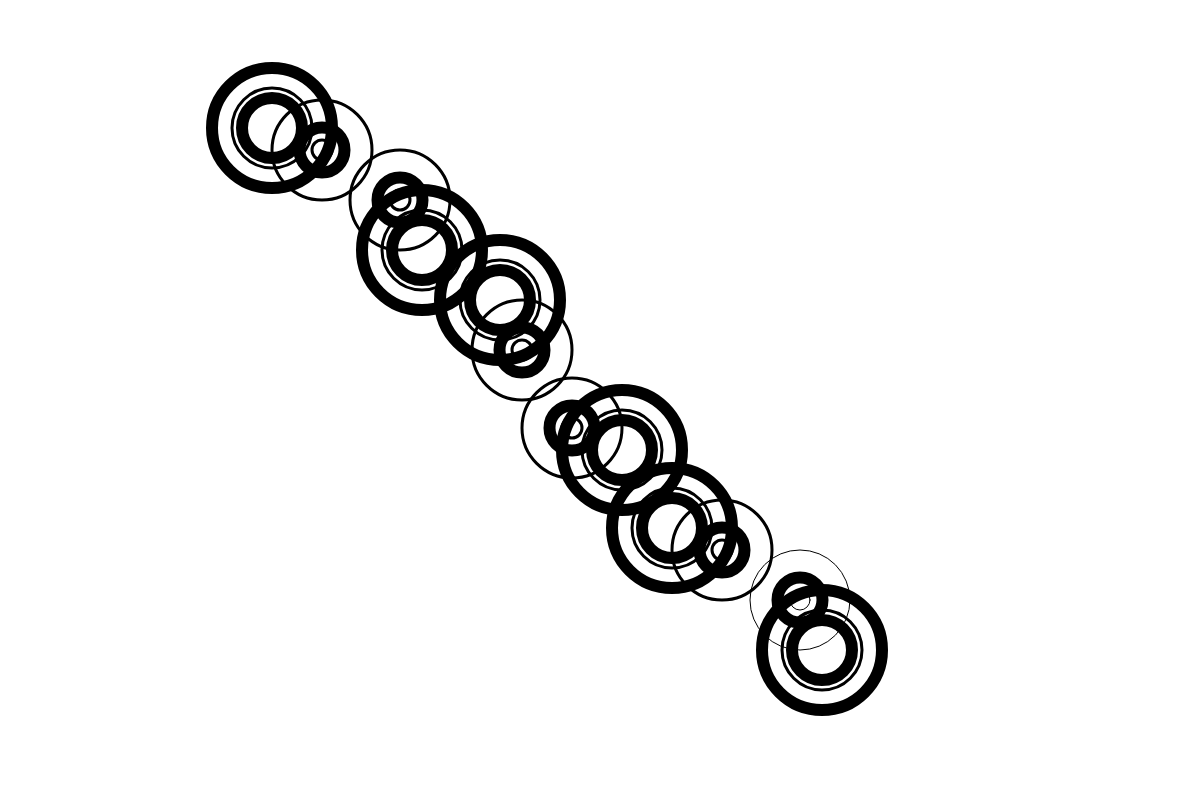
Frame 1 (no input)
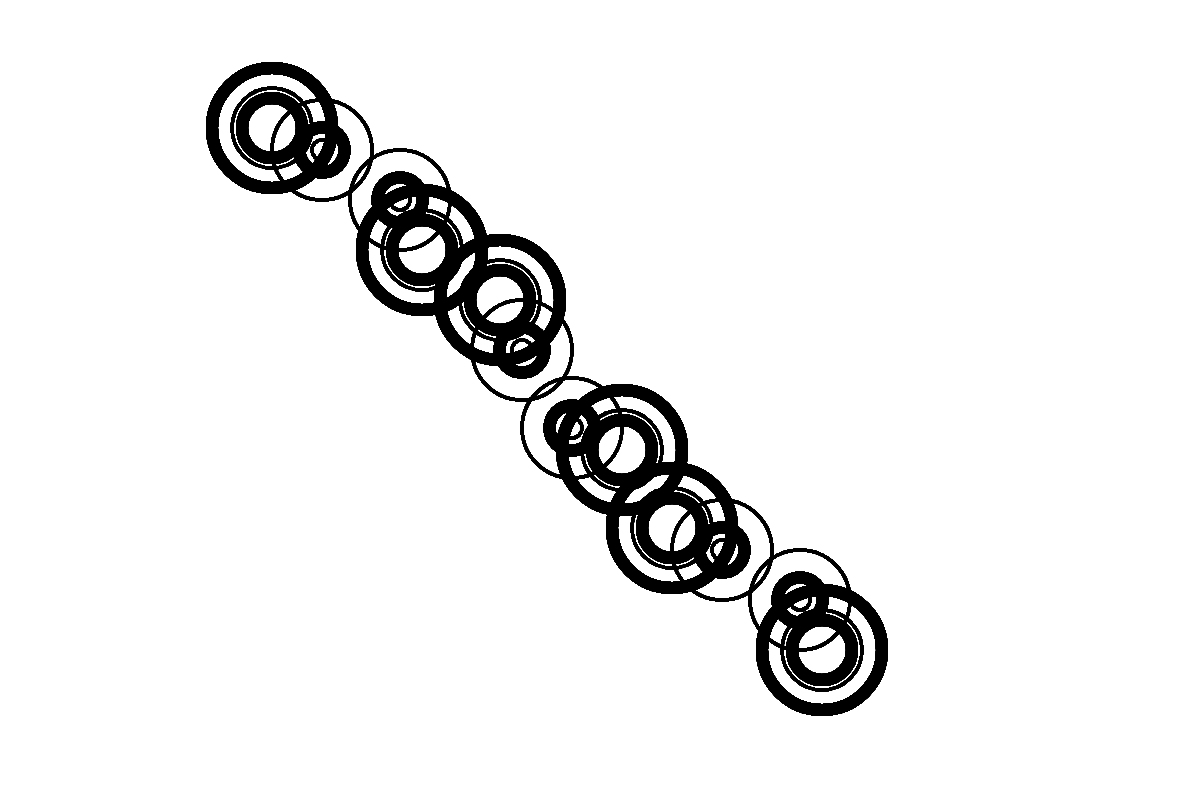
Frame 60 (no input)
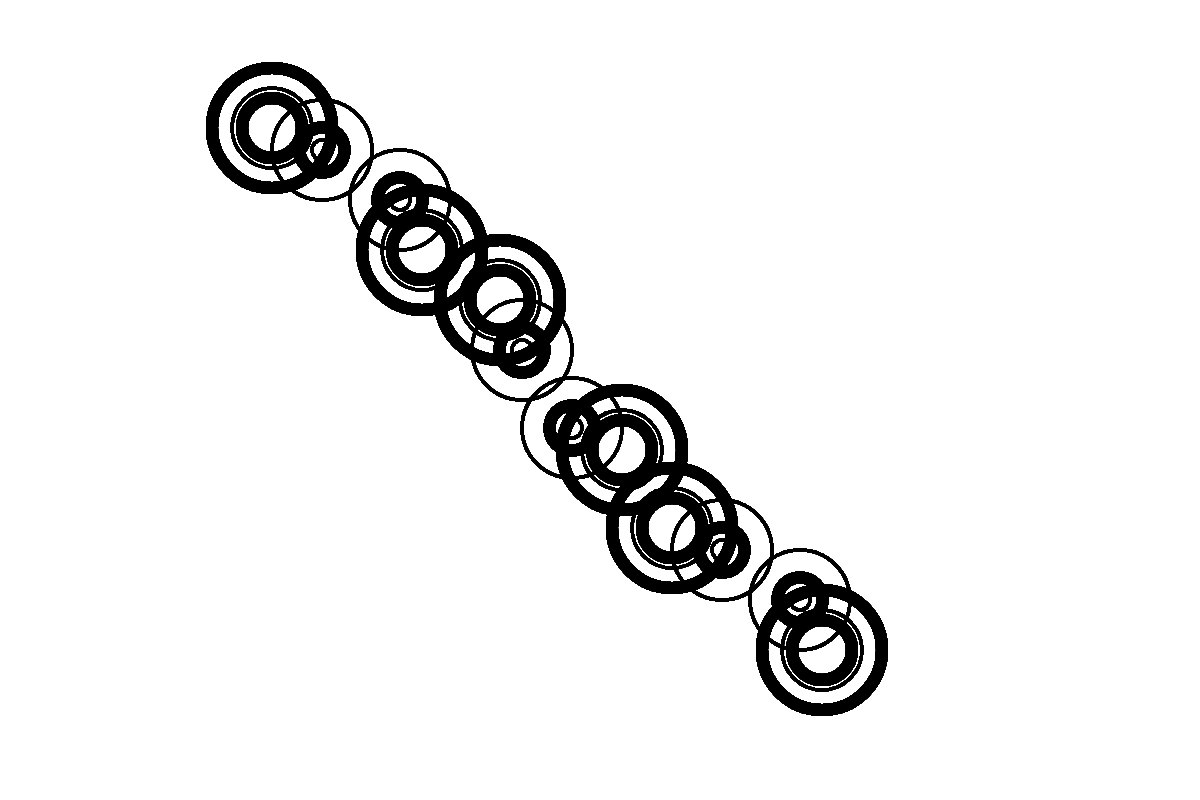
Frame 120 (the mouse pressed at the canvas centre since frame 60)

The p5.js sketch that drew these frames (run headless with seeded random() and noise() and a simulated clock; from frame 60 on, the mouse is pressed at the canvas centre):

// p5.js sketch
// ── sketch.js
function setup () {
  createCanvas(1200,800);
  noFill(ellipse);
}

function draw() {
    ellipse(800,600,100,100);
    ellipse(800,600,20,20);
    strokeWeight(12);
    ellipse(800,600,45,45);
    translate(22,50);
    ellipse(800,600,120,120);
    ellipse(800,600,60,60);
    strokeWeight(3);
    ellipse(800,600,80,80);

    ellipse(700,500,100,100);
    ellipse(700,500,20,20);
    strokeWeight(12);
    ellipse(700,500,45,45);
    translate(-50,-22);
    ellipse(700,500,120,120);
    ellipse(700,500,60,60);
    strokeWeight(3);
    ellipse(700,500,80,80);

    ellipse(600,400,100,100);
    ellipse(600,400,20,20);
    strokeWeight(12);
    ellipse(600,400,45,45);
    translate(50,22);
    ellipse(600,400,120,120);
    ellipse(600,400,60,60);
    strokeWeight(3);
    ellipse(600,400,80,80);

    ellipse(500,300,100,100);
    ellipse(500,300,20,20);
    strokeWeight(12);
    ellipse(500,300,45,45);
    translate(-22,-50);
    ellipse(500,300,120,120);
    ellipse(500,300,60,60);
    strokeWeight(3);
    ellipse(500,300,80,80);

    ellipse(400,200,100,100);
    ellipse(400,200,20,20);
    strokeWeight(12);
    ellipse(400,200,45,45);
    translate(22,50);
    ellipse(400,200,120,120);
    ellipse(400,200,60,60);
    strokeWeight(3);
    ellipse(400,200,80,80);

    ellipse(300,100,100,100);
    ellipse(300,100,20,20);
    strokeWeight(12);
    ellipse(300,100,45,45);
    translate(-50,-22);
    ellipse(300,100,120,120);
    ellipse(300,100,60,60);
    strokeWeight(3);
    ellipse(300,100,80,80);








}
